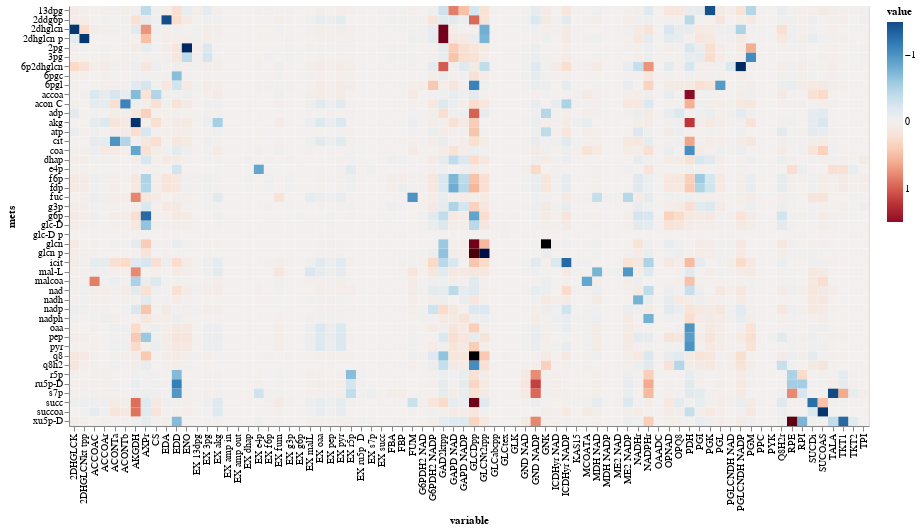

Notebook cell for this chart:
### Markdown cell above
### Plot concentration control coefficients median

### Code cell
get_heatmaps(Cx_df_median, 'mets', width=800, height=420)

### Figure 1 — Vega-Lite specification as saved in the notebook (floating-point values rounded to 4 significant figures; data arrays with more than 128 entries replaced by an {"elided": "..."} marker saying what was removed)
{"$schema": "https://vega.github.io/schema/vega-lite/v3.3.0.json", "config": {"mark": {"tooltip": null}, "view": {"height": 300, "width": 400}}, "data": {"name": "data-2263ba1ef011774a66c8eeaeb5f42f18"}, "datasets": {"data-2263ba1ef011774a66c8eeaeb5f42f18": {"elided": "3510 records"}}, "encoding": {"color": {"field": "value", "scale": {"domain": [1.5, -1.5], "scheme": "redblue"}, "type": "quantitative"}, "tooltip": {"field": "value", "type": "quantitative"}, "x": {"field": "variable", "type": "nominal"}, "y": {"field": "mets", "type": "nominal"}}, "height": 420, "mark": "rect", "width": 800}
